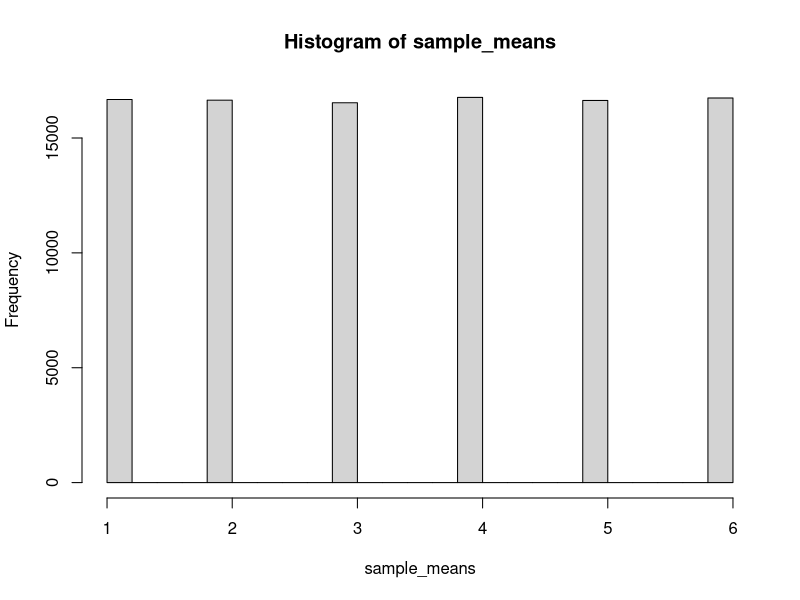
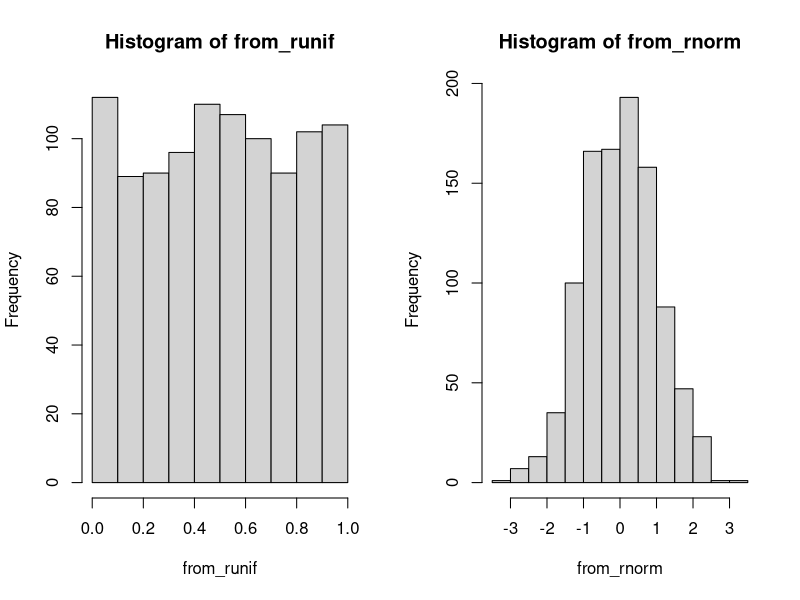
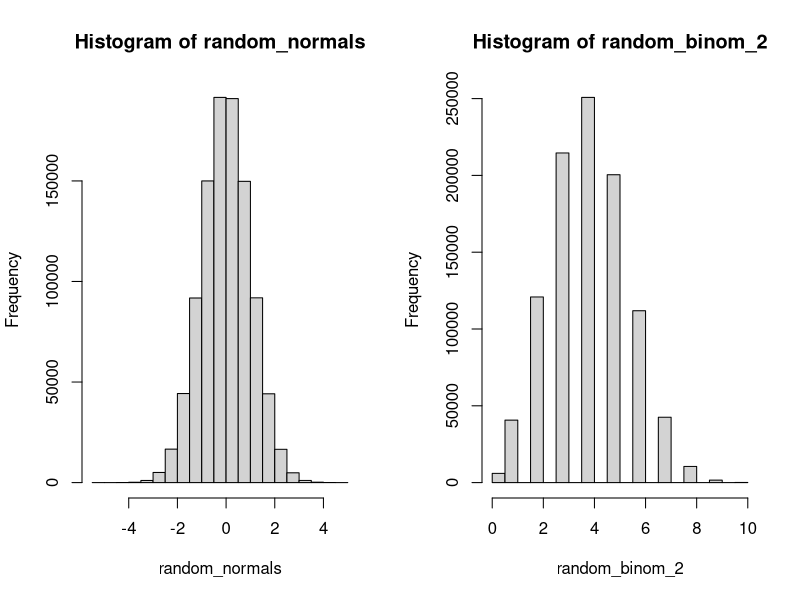

The R source for these figures, in order:
## ---- chunk 1
library(dplyr)
library(purrr)

set.seed(7242) #set from Random.org
## ---- chunk 2
sample(x = 1:10, size = 5)
## ---- chunk 3
sample(x = 1:10, size = 10, replace = FALSE) ## no number appears more than once
## ---- chunk 4
sample(x = 1:10, size = 10, replace = TRUE) ## any number can appear more than once
## ---- chunk 5
sample(x = 1:10, size = 10, replace = FALSE)
## ---- chunk 6
sample(c("Head", "Tail"), size = 20, prob = c(.5, .5), replace = TRUE)
## ---- chunk 7
sample(c("Head", "Tail"), size = 20, prob = c(0.2, 0.8), replace = TRUE)
## ---- chunk 8
mtcars
## ---- chunk 9
mtcars[,sample(1:ncol(mtcars), size=3, replace=F)]

#slice_sample(mtcars, n=3)
## ---- chunk 10

nIter <- 100000
time1 <- proc.time()
sample_means <- rep(NA, nIter)
for (i in 1:nIter){
  sample_means[i] <- sample(1:6, size=1) 
}
print(proc.time() - time1)

time2 <- proc.time()
sample_means <- map_dbl(.x = 1:nIter, .f = function(x) sample(1:6, size=1))
print(proc.time() - time2)

hist(sample_means)

## ---- chunk 11
rbinom(n = 100, size = 1, prob = 0.1)
## ---- chunk 12
rbinom(n = 10, size = 100, prob = 0.5)
## ---- chunk 13
runif(n = 5, min=0, max=1)
## ---- chunk 14
rnorm(n=10000, mean=0, sd=2)

## ---- chunk 15
from_runif <- runif(n = 1000)
from_rnorm <- rnorm(n = 1000)

par(mfrow = c(1, 2)) ## base-R parameter for two plots at once
hist(from_runif)
hist(from_rnorm)
## ---- chunk 16

random_normals <- rnorm(n=1000000, mean=0, sd=1)
hist(random_normals)

random_binom_2 <- qbinom(runif(n=1000000), size=10, prob=.4)
hist(random_binom_2)
## ---- chunk 17
set.seed(02138)
runif(n = 10)
## ---- chunk 18
set.seed(02138)
runif(n = 10)
## ---- chunk 19

## ---- chunk 20

## ---- chunk 21

## ---- chunk 22

## ---- chunk 23

## ---- chunk 24

